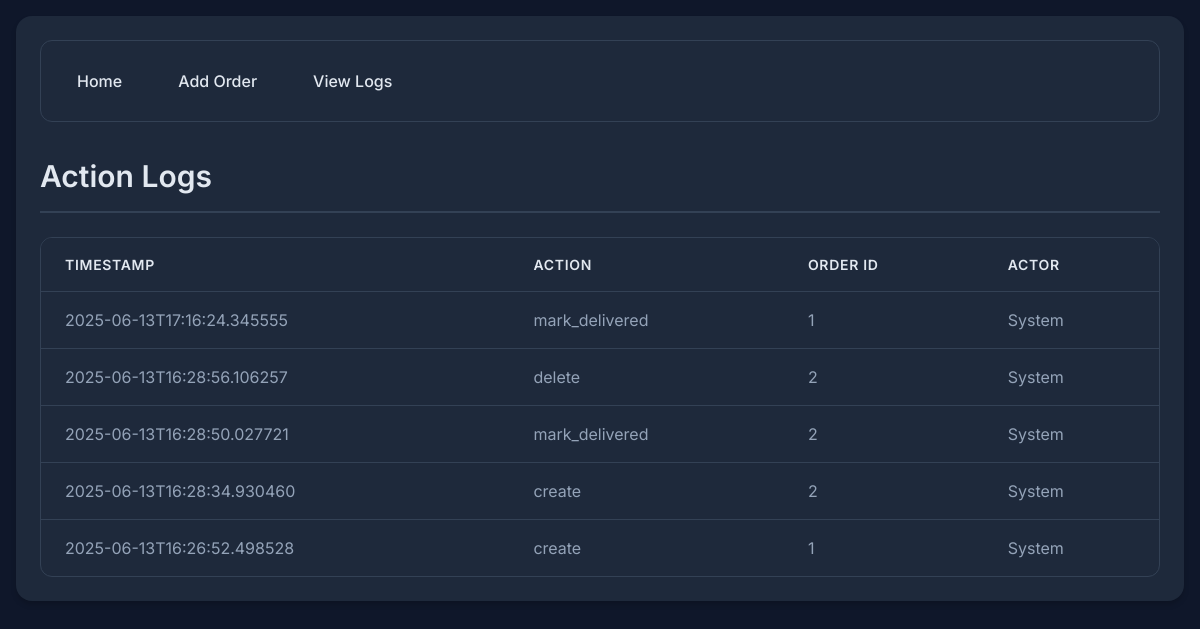
Page /logs on the earlier database version.
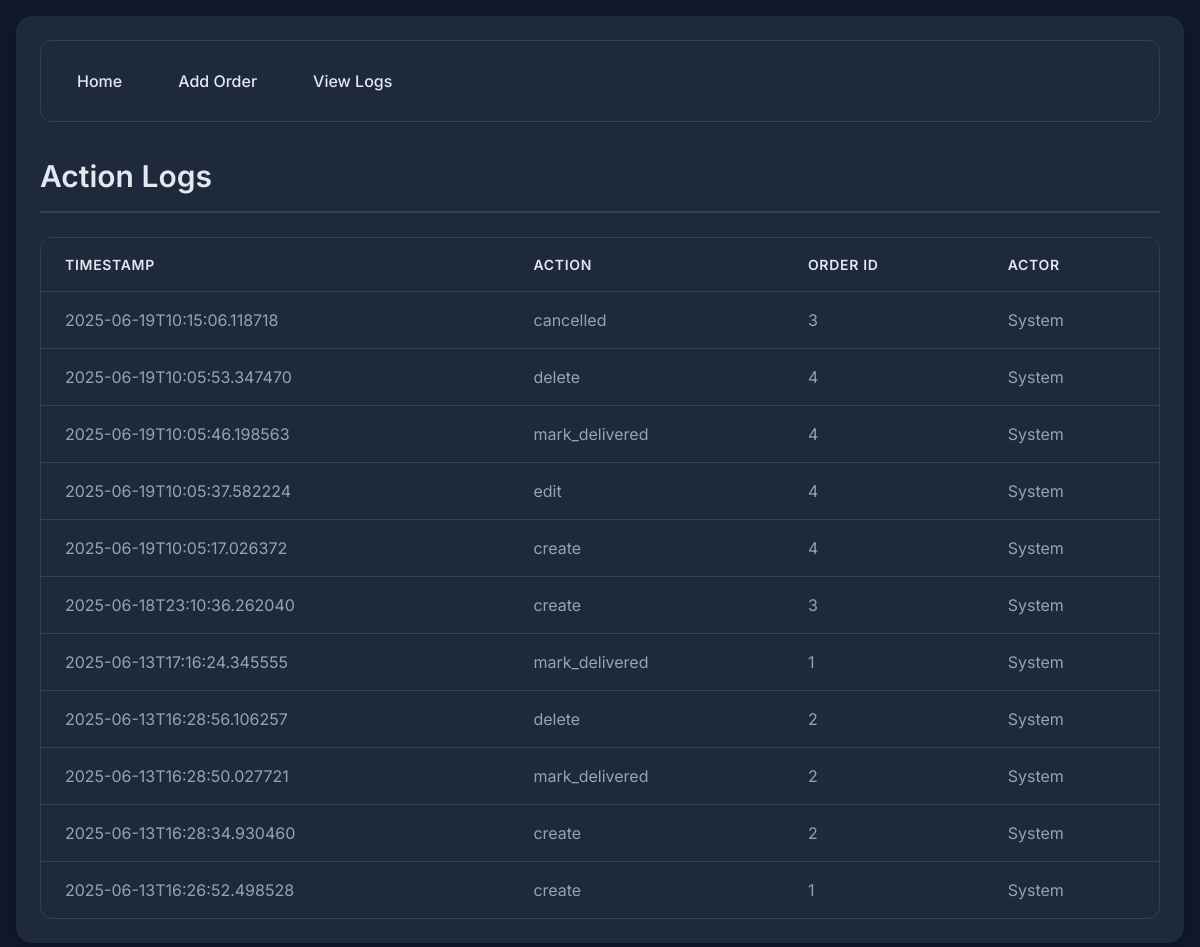
Same page on the later database version.
### tables this page shows
CREATE TABLE action_logs (
            id INTEGER PRIMARY KEY AUTOINCREMENT,
            action TEXT NOT NULL,
            order_id INTEGER,
            timestamp TEXT NOT NULL,
            actor TEXT NOT NULL,
            FOREIGN KEY (order_id) REFERENCES orders (id)
        );

### app.py (the view)
@app.route('/logs')
def view_logs():
    conn = sqlite3.connect('orders.db')
    c = conn.cursor()
    c.execute('''
        SELECT action_logs.*, orders.id as order_id
        FROM action_logs
        LEFT JOIN orders ON action_logs.order_id = orders.id
        ORDER BY timestamp DESC
    ''')
    logs = c.fetchall()
    conn.close()
    return render_template('logs.html', logs=logs)

### templates/logs.html
{% extends "base.html" %}
{% block content %}
<h1>Action Logs</h1>
<table>
    <thead>
        <tr>
            <th>Timestamp</th>
            <th>Action</th>
            <th>Order ID</th>
            <th>Actor</th>
        </tr>
    </thead>
    <tbody>
        {% for log in logs %}
        <tr>
            <td>{{ log[3] }}</td>
            <td>{{ log[1] }}</td>
            <td>{{ log[2] }}</td>
            <td>{{ log[4] }}</td>
        </tr>
        {% endfor %}
    </tbody>
</table>
{% endblock %}

### templates/base.html (shortened to what this page needs)
<!DOCTYPE html>
<html lang="en">
<head>
</head>
<body>
    <div class="container">
        <nav>
            <a href="{{ url_for('index') }}">Home</a>
            <a href="{{ url_for('add_order') }}">Add Order</a>
            <a href="{{ url_for('view_logs') }}">View Logs</a>
        </nav>
        {% block content %}{% endblock %}
    </div>
</body>
</html>

### templates/base.html (style rules this page uses)
:root { --primary-color: #3b82f6; --primary-hover: #2563eb; --danger-color: #ef4444; --danger-hover: #dc2626; --success-color: #22c55e; --success-hover: #16a34a; --background-color: #0f172a; --card-background: #1e293b; --text-color: #e2e8f0; --text-muted: #94a3b8; --border-color: #334155; --input-background: #1e293b; --nav-background: #1e293b; --hover-background: #334155; }
* { margin: 0; padding: 0; box-sizing: border-box; }
body { font-family: 'Inter', sans-serif; background-color: var(--background-color); color: var(--text-color); line-height: 1.5; min-height: 100vh; padding: 1rem; }
.container { max-width: 1200px; margin: 0 auto; background-color: var(--card-background); padding: 1.5rem; border-radius: 1rem; box-shadow: 0 4px 6px -1px rgba(0, 0, 0, 0.2); }
nav { margin-bottom: 2rem; padding: 1rem; background-color: var(--nav-background); border-radius: 0.75rem; display: flex; gap: 1rem; border: 1px solid var(--border-color); }
nav a { color: var(--text-color); text-decoration: none; font-weight: 500; padding: 0.75rem 1.25rem; border-radius: 0.5rem; transition: all 0.2s ease; background-color: transparent; }
h1 { font-size: 1.875rem; font-weight: 600; margin-bottom: 1.5rem; color: var(--text-color); border-bottom: 2px solid var(--border-color); padding-bottom: 0.75rem; }
table { width: 100%; border-collapse: separate; border-spacing: 0; margin-top: 1.5rem; background-color: var(--card-background); border-radius: 0.75rem; overflow: hidden; border: 1px solid var(--border-color); }
th, td { padding: 1rem 1.5rem; text-align: left; border-bottom: 1px solid var(--border-color); }
th { background-color: var(--nav-background); font-weight: 600; color: var(--text-color); text-transform: uppercase; font-size: 0.875rem; letter-spacing: 0.05em; }
tr:last-child td { border-bottom: none; }
td { color: var(--text-muted); }

Differences in the rows shown:
added action_logs: timestamp "2025-06-19T10:15:06.118718", action "cancelled", order "3", actor "System"
added action_logs: timestamp "2025-06-19T10:05:53.347470", action "delete", order "4", actor "System"
added action_logs: timestamp "2025-06-19T10:05:46.198563", action "mark_delivered", order "4", actor "System"
added action_logs: timestamp "2025-06-19T10:05:37.582224", action "edit", order "4", actor "System"
added action_logs: timestamp "2025-06-19T10:05:17.026372", action "create", order "4", actor "System"
added action_logs: timestamp "2025-06-18T23:10:36.262040", action "create", order "3", actor "System"
